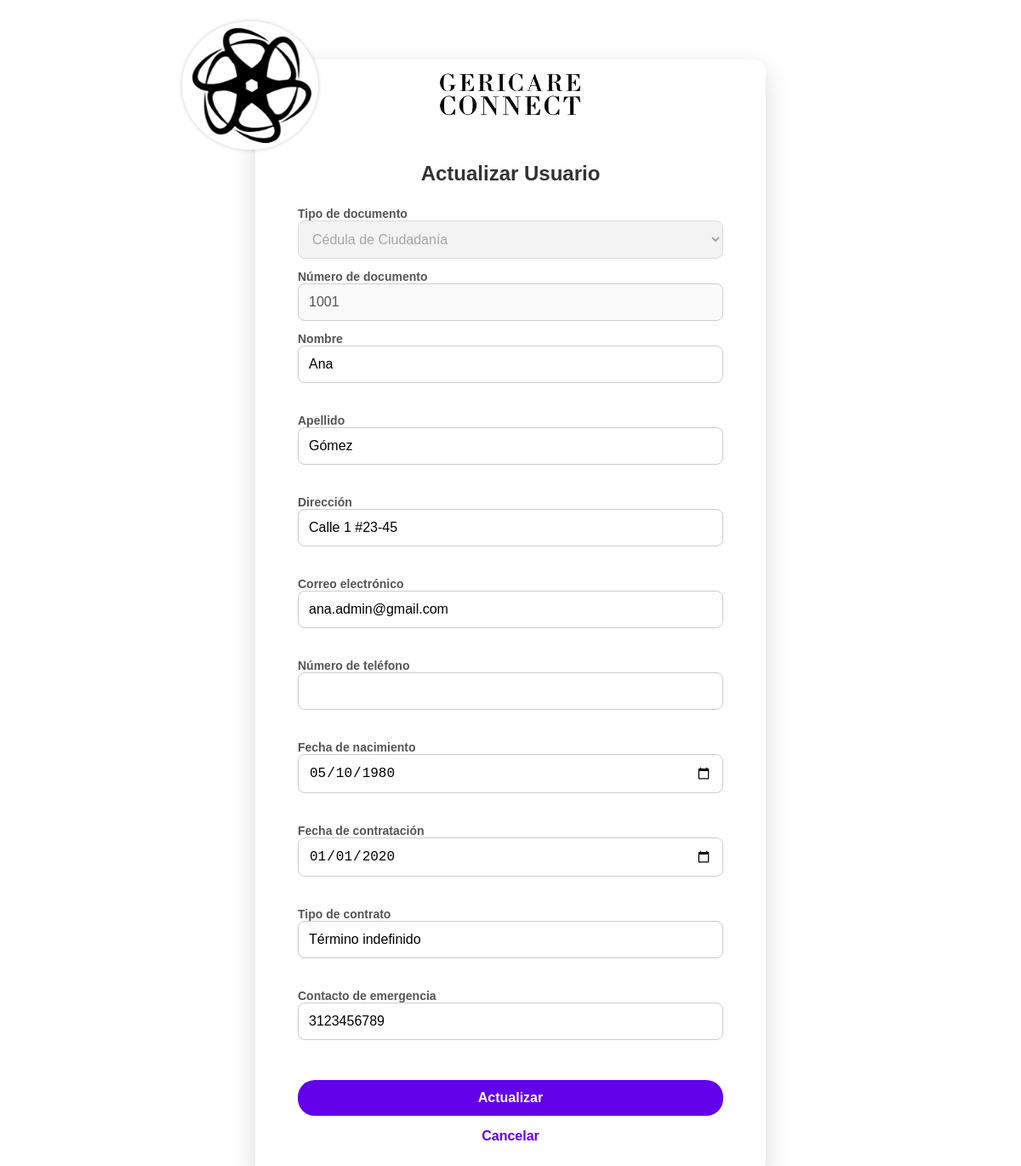
The app's page /controllers/index-login/actualizar_controller.php?id=1 (signed in) with its own data.
### tables this page shows
create table tb_usuario (
    id_usuario int primary key auto_increment,
    tipo_documento enum('CC','CE','PA') not null,
    documento_identificacion int not null unique,
    nombre varchar(50) not null,
    apellido varchar(50) not null,
    direccion varchar(250) not null,
    correo_electronico varchar(100) not null unique,
    contraseña varchar(255) not null,
    estado enum('Activo','Inactivo') default 'Activo',
    id_rol int not null,
     
    fecha_contratacion date null,
    tipo_contrato varchar(50) null,
    contacto_emergencia varchar(20) null,
    fecha_nacimiento date null,
     
    parentesco varchar(50) null
);

### models/clases/usuario.php (called while the page is built, shortened)
<?php
    class usuario{
        protected $conn;
        public function __construct() {
            include(__DIR__ . '/../data_base/database.php');
            $this->conn = $conn;
        }
        public function obtenerPorId($id_usuario) {
            try {
                $stmt = $this->conn->prepare("
                    select
                        u.*,
                        t.numero_telefono,
                        r.nombre_rol as roles
                    from tb_usuario u
                    left join tb_telefono t on u.id_usuario = t.id_usuario and t.estado = 'Activo'
                    left join tb_rol r on u.id_rol = r.id_rol
                    where u.id_usuario = ?
                ");
                $stmt->execute([$id_usuario]);
                return $stmt->fetch(PDO::FETCH_ASSOC);
            } catch (Exception $e) {
                throw $e;
            }
        }
    }
?>

### views/index-login/htmls/actualizar_usuario.php (the view, shortened to what this page needs)
<?php
$rolRaw = $datosUsuario['roles'] ?? '';
$rol = ucfirst(strtolower($rolRaw));
$esFamiliar = $rol === 'Familiar';
?>
<!DOCTYPE html>
<html lang="es">
<head>
    <link rel="stylesheet" href="/GericareConnect/views/index-login/files_css/styles.css">
</head>
<body>
<div class="register-container">
    <img src="/GericareConnect/views/imagenes/Geri_Logo-..png" alt="Logo" class="logo">
    <img src="/GericareConnect/views/imagenes/Geri_Logo-.png" alt="Logo" class="logo2">
    <h2>Actualizar Usuario</h2>
    <form id="registerForm" action="/GericareConnect/controllers/index-login/actualizar_controller.php" method="POST" novalidate>
        <div class="form-grid">
            <label class="form-label">Tipo de documento</label>
            <select id="tipo_documento" disabled>
                <option value="CC" <?= $datosUsuario['tipo_documento'] == 'CC' ? 'selected' : '' ?>>Cédula de Ciudadanía</option>
            </select>
            <label class="form-label">Número de documento</label>
            <input type="number" id="documento_identificacion" value="<?= htmlspecialchars($datosUsuario['documento_identificacion']) ?>" disabled>
            <label for="nombre" class="form-label">Nombre</label>
            <input type="text" name="nombre" id="nombre" value="<?= htmlspecialchars($datosUsuario['nombre']) ?>">
            <small id="error-nombre" class="mensaje-error-campo"></small>
            <label for="apellido" class="form-label">Apellido</label>
            <input type="text" name="apellido" id="apellido" value="<?= htmlspecialchars($datosUsuario['apellido']) ?>">
            <small id="error-apellido" class="mensaje-error-campo"></small>
            <label for="direccion" class="form-label">Dirección</label>
            <input type="text" name="direccion" id="direccion" value="<?= htmlspecialchars($datosUsuario['direccion']) ?>">
            <small id="error-direccion" class="mensaje-error-campo"></small>
            <label for="correo_electronico" class="form-label">Correo electrónico</label>
            <input type="email" name="correo_electronico" id="correo_electronico" value="<?= htmlspecialchars($datosUsuario['correo_electronico']) ?>">
            <small id="error-correo_electronico" class="mensaje-error-campo"></small>
            <label for="numero_telefono" class="form-label">Número de teléfono</label>
            <input type="text" name="numero_telefono" id="numero_telefono" value="<?= htmlspecialchars($datosUsuario['numero_telefono'] ?? '') ?>" required>
            <small id="error-numero_telefono" class="mensaje-error-campo"></small>
            <div id="campos-cuidador-admin" class="campos-rol form-grid" style="<?= $esFamiliar ? 'display:none;' : '' ?>">
                <label for="fecha_nacimiento" class="form-label">Fecha de nacimiento</label>
                <input type="date" name="fecha_nacimiento" id="fecha_nacimiento" value="<?= htmlspecialchars($datosUsuario['fecha_nacimiento']) ?>">
                <small id="error-fecha_nacimiento" class="mensaje-error-campo"></small>
                <label for="fecha_contratacion" class="form-label">Fecha de contratación</label>
                <input type="date" name="fecha_contratacion" id="fecha_contratacion" value="<?= htmlspecialchars($datosUsuario['fecha_contratacion'] ?? '') ?>">
                <small id="error-fecha_contratacion" class="mensaje-error-campo"></small>
                <label for="tipo_contrato" class="form-label">Tipo de contrato</label>
                <input type="text" name="tipo_contrato" id="tipo_contrato" value="<?= htmlspecialchars($datosUsuario['tipo_contrato'] ?? '') ?>">
                <small id="error-tipo_contrato" class="mensaje-error-campo"></small>
                <label for="contacto_emergencia" class="form-label">Contacto de emergencia</label>
                <input type="text" name="contacto_emergencia" id="contacto_emergencia" value="<?= htmlspecialchars($datosUsuario['contacto_emergencia'] ?? '') ?>">
                <small id="error-contacto_emergencia" class="mensaje-error-campo"></small>
            </div>
            <?php
            $url_cancelar = '../../views/index-login/htmls/index.php';
            if (isset($_SESSION['nombre_rol'])) {
                switch ($_SESSION['nombre_rol']) {
                    case 'Administrador':
                        $url_cancelar = '/GericareConnect/views/admin/html_admin/admin_pacientes.php';
                        break;
                }
            }
            ?>
            <div id="boton-registro">
                <button type="submit">Actualizar</button>
                <a href="<?= $url_cancelar ?>" class="cancel-button">Cancelar</a>
            </div>
        </div>
    </form>
</div>
</body>
</html>

### controllers/index-login/actualizar_controller.php (shortened to what this page needs)
<?php
require_once (__DIR__ . '/../../models/clases/usuario.php');
$url_retorno = '../../views/index-login/htmls/index.php';
if (isset($_SESSION['nombre_rol'])) {
    switch ($_SESSION['nombre_rol']) {
        case 'Administrador':
            $url_retorno = '../../views/admin/html_admin/admin_pacientes.php';
            break;
    }
}
$usuario = new usuario();
if ($_SERVER['REQUEST_METHOD'] === 'GET' && isset($_GET['id'])) {
    try {
        $datosUsuario = $usuario->obtenerPorId($_GET['id']);
        include_once (__DIR__ . '/../../views/index-login/htmls/actualizar_usuario.php');
        exit;
    } catch (Exception $e) {
        $_SESSION['error'] = $e->getMessage();
        header("Location:" . $url_retorno);
        exit;
    }
}
?>

### views/index-login/files_css/styles.css (style rules this page uses)
html { height: 100%; }
body { font-family: 'Arial', sans-serif; background-image: url('../../imagenes/indeximg1.jpg'); background-size: cover; background-position: center top; background-attachment: fixed; background-repeat: no-repeat; display: flex; justify-content: center; margin: 0; min-height: 100%; padding: 20px 0; overflow-y: auto; animation: fadeIn 1s ease-in-out; }
.register-container { background: rgba(255, 255, 255, 0.95); padding: 2.5rem 50px; border-radius: 15px; box-shadow: 0 10px 30px rgba(0, 0, 0, 0.15); max-width: 500px; width: 90%; display: flex; flex-direction: column; position: relative; animation: fadeInUp 1s ease-in-out; margin-top: 50px; }
.logo { width: 25%; position: absolute; top: -45px; left: -1%; transform: translateX(-50%); background: white; padding: 5px; border-radius: 50%; box-shadow: 0 0 5px rgba(0, 0, 0, 0.2); animation: spin 10s linear infinite; }
.logo2 { width: 170px; position: absolute; top: 10px; left: 50%; transform: translateX(-50%); background: white; }
h2 { color: #333; margin-top: 80px; text-align: center; }
.form-grid { display: grid; grid-template-columns: 1fr; gap: 0.5rem; width: 100%; }
.form-grid input[type="text"], .form-grid input[type="number"], .form-grid input[type="email"], .form-grid input[type="password"], .form-grid input[type="date"], .form-grid select { width: 100%; padding: 12px; border: 1px solid #ccc; border-radius: 8px; box-sizing: border-box; transition: all 0.3s ease; font-size: 16px; }
.form-label { font-size: 14px; font-weight: 600; color: #555; margin-bottom: -8px; margin-top: 5px; }
.mensaje-error-campo { color: red; font-size: 12px; min-height: 15px; }
#boton-registro { margin-top: 1rem; }
button[type="submit"] { padding: 12px; background-color: #6200ea; color: white; font-weight: bold; border: none; border-radius: 20px; cursor: pointer; font-size: 16px; width: 100%; transition: background-color 0.3s ease-in-out; }
.cancel-button { display: block; text-align: center; margin-top: 15px; color: #6200ea; text-decoration: none; font-weight: bold; }

### records on screen
tb_usuario: tipo_documento "Cédula de Ciudadanía", documento_identificacion "1001", nombre "Ana", apellido "Gómez", direccion "Calle 1 #23-45", correo_electronico "ana.admin@gmail.com", fecha_nacimiento "05/10/1980", fecha_contratacion "01/01/2020", tipo_contrato "Término indefinido", contacto_emergencia "3123456789"
